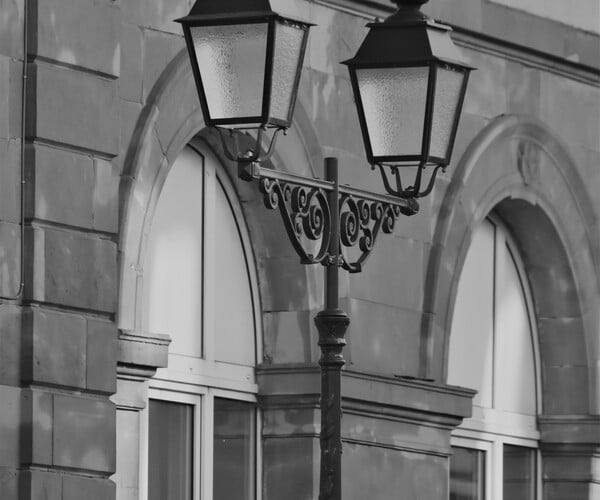
%> input picture code/Noise_Reduction/lamp.jpg, 600 x 500 px
$ octave main.m   (GNU Octave 9; MATLAB toolbox functions it lacks are replaced by stand-ins)
%> lines starting %> are read from the running program, lines starting %| are printed output that depends on the picture
### code/Noise_Reduction/addGaussianNoise.m
function output = addGaussianNoise(input, mu, sigma)
    input = im2double(input); % Convert to double for adding noise
    noise = sigma * randn(size(input)) + mu; % Generate Gaussian noise
    output = input + noise; % Add noise
    output = im2uint8(mat2gray(output)); % Scale and convert back to uint8
end

### code/Noise_Reduction/removeGaussianNoise.m
function output = removeGaussianNoise(input, sigma)
    input = im2double(input);
    h = fspecial('gaussian', [15, 15], sigma); % Gaussian filter
    output = imfilter(input, h, 'same'); % Apply filter
    output = im2uint8(output); % Convert back to uint8
end

### code/Noise_Reduction/addImpulseNoise.m
function output = addImpulseNoise(input, Ps, Pp)
    input = im2double(input);
    salt_pepper = rand(size(input)); % Generate random values
    output = input;
    output(salt_pepper < Ps) = 1; % Salt
    output(salt_pepper > 1 - Pp) = 0; % Pepper
    output = im2uint8(output);
end

### code/Noise_Reduction/removeImpulseNoise.m
function output = removeImpulseNoise(input)
    output = medfilt2(input, [3, 3]); % Apply 3x3 median filter
end

### code/Noise_Reduction/addSpeckleNoise.m
function output = addSpeckleNoise(input, variance)
    input = im2double(input);
    noise = sqrt(variance) * randn(size(input)); % Generate Gaussian noise
    output = input + input .* noise; % Add multiplicative noise
    output = im2uint8(mat2gray(output));
end

### code/Noise_Reduction/removeSpeckleNoise.m
function output = removeSpeckleNoise(input, noise_variance)
    input = im2double(input);
    output = wiener2(input, [5, 5], noise_variance); % Wiener filter
    output = im2uint8(output);
end

### code/Noise_Reduction/main.m
% Load an image
clc, clearvars;
img = imread('lamp.jpg');
%> img is the input picture: size 500x600x3 uint8; min 0, max 232, mean 113.3
img = im2gray(img); % Convert to grayscale
%> img: size 500x600 uint8

% Experimentation parameters (10 values each)
gaussian_variances = linspace(0.01, 0.1, 10); % Gaussian noise variances
salt_pepper_probs = linspace(0.01, 0.1, 10); % Salt-and-pepper noise probabilities
speckle_variances = linspace(0.02, 0.2, 10); % Speckle noise variances

% Folder to save results
output_dir = 'recovered_images';
if ~exist(output_dir, 'dir')
    mkdir(output_dir);
end

output_dir2 = 'polluted_images';
if ~exist(output_dir2, 'dir')
    mkdir(output_dir2);
end

% Gaussian Noise Experimentation
for i = 1:length(gaussian_variances)
    g_var = gaussian_variances(i);
    noisy_gaussian = addGaussianNoise(img, 0, g_var);
    denoised_gaussian = removeGaussianNoise(noisy_gaussian, g_var);

    % Save images
    imwrite(noisy_gaussian, fullfile(output_dir2, sprintf('GaussianNoise_%.2f.png', g_var)));
    imwrite(denoised_gaussian, fullfile(output_dir, sprintf('Denoised_Gaussian_%.2f.png', g_var)));
end
%> this loop made 10 passes
%> pass 1, in addGaussianNoise, `output = im2uint8(mat2gray(output));`:
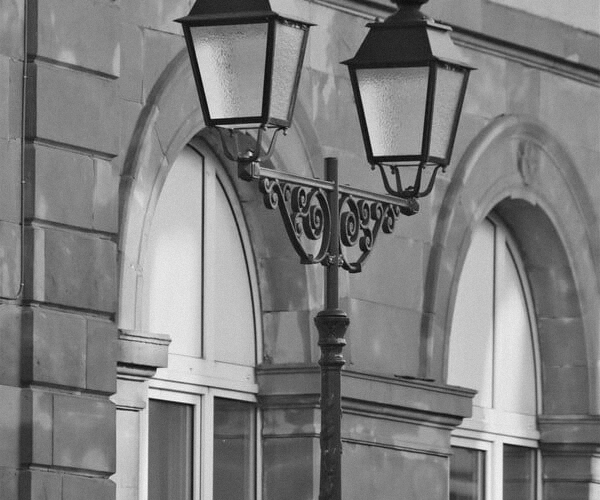
%> output: size 500x600 uint8; min 0, max 255, mean 127.2

% Salt-and-Pepper Noise Experimentation
for i = 1:length(salt_pepper_probs)
    sp_prob = salt_pepper_probs(i);
    noisy_salt_pepper = addImpulseNoise(img, sp_prob, sp_prob);
    denoised_salt_pepper = removeImpulseNoise(noisy_salt_pepper);

    % Save images
    imwrite(noisy_salt_pepper, fullfile(output_dir2, sprintf('SaltPepperNoise_%.2f.png', sp_prob)));
    imwrite(denoised_salt_pepper, fullfile(output_dir, sprintf('Denoised_SaltPepper_%.2f.png', sp_prob)));
end
%> this loop made 10 passes
%> pass 1, in addImpulseNoise, `output = im2uint8(output);`:
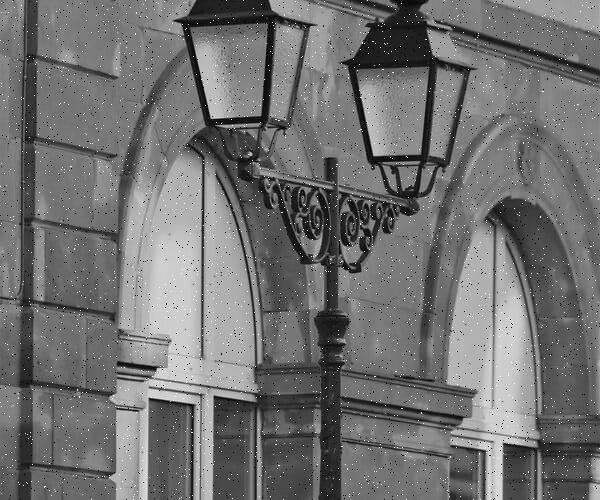
%> output: size 500x600 uint8; min 0, max 255, mean 113.7
%> pass 2, in addImpulseNoise (call 2), `output = im2uint8(output);`:
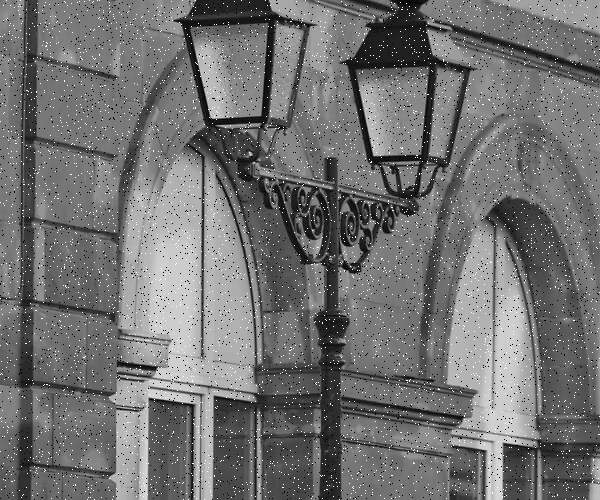
%> output: size 500x600 uint8; min 0, max 255, mean 113.9

% Speckle Noise Experimentation
for i = 1:length(speckle_variances)
    s_var = speckle_variances(i);
    noisy_speckle = addSpeckleNoise(img, s_var);
    denoised_speckle = removeSpeckleNoise(noisy_speckle, s_var);

    % Save images
    imwrite(noisy_speckle, fullfile(output_dir2, sprintf('SpeckleNoise_%.2f.png', s_var)));
    imwrite(denoised_speckle, fullfile(output_dir, sprintf('Denoised_Speckle_%.2f.png', s_var)));
end
%> this loop made 10 passes
%> pass 1, in addSpeckleNoise, `output = input + input .* noise;`:
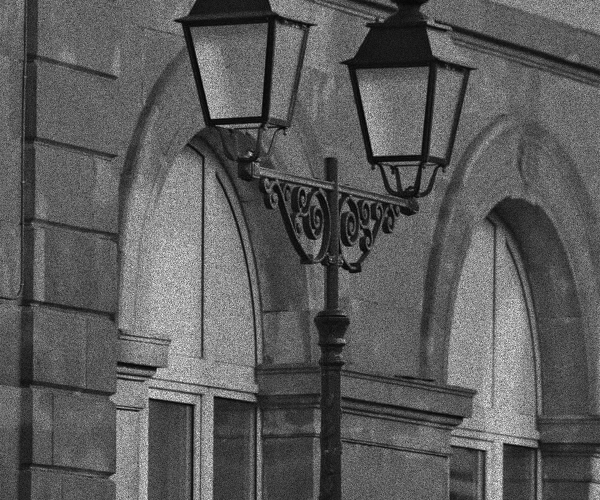
%> output: size 500x600 double; min 0, max 1.22, mean 0.445; drawn with min black and max white

% Compress the results folder
zipFileName = 'NoiseReduction_recovered.zip';
%> (the run ends here)
